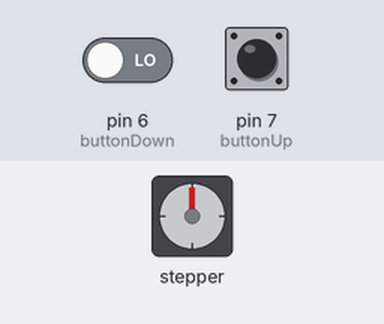
A sketch run on a simulated Arduino Uno, built with avr-gcc and run on an emulated ATmega328P. On the bench: stepper motor. The inputs (shaded band) are chosen by the test bench; at power-on: pin 7 (buttonUp) LOW, pin 6 (buttonDown) LOW. Stepper angles assume 4096 steps per turn; what the sketch prints to the serial monitor is not drawn.

Above: at 1.2 s.
1.3 s: pin 7 (buttonUp) pulled HIGH for 1 s
At 1.92 s:
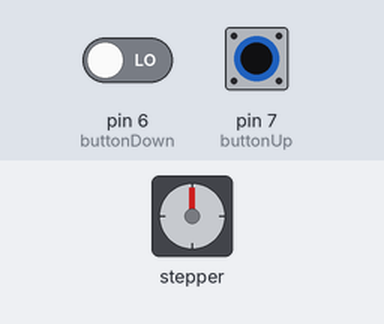
3.8 s: pin 6 (buttonDown) driven HIGH and pin 7 (buttonUp) driven HIGH
At 5.97 s:
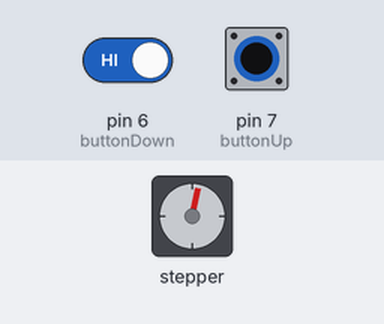
6.8 s: pin 7 (buttonUp) driven LOW
8.3 s: pin 7 (buttonUp) driven HIGH
At 10.22 s:
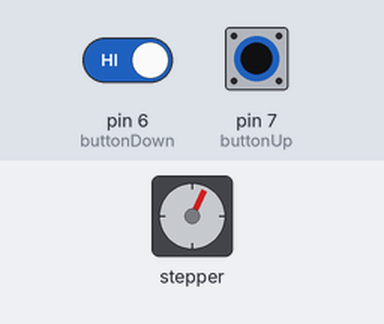
11.3 s: pin 7 (buttonUp) pulsed LOW 2 times (0.12 s each, 0.3 s apart)
Timing chart, 0 to 23.5 s (numbered marks = the images above; inputs shaded):
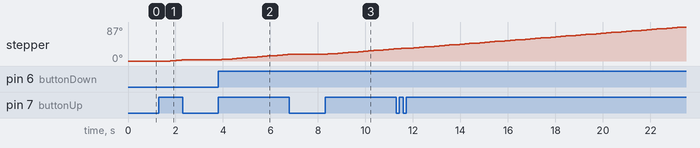

Measured:
- after the input at 3.8 s, stepper: keeps turning clockwise at about 5°/s, starting after 0.15 s
- after the input at 6.8 s, stepper: stops changing and stays 17°
- after the input at 8.3 s, stepper: keeps turning clockwise at about 5°/s, starting after 0.11 s

The sketch:

stepp_01.ino
```cpp
/*
  DSM_HFK_UNI
 STEPPER_13_06_2018
 VHR
 */
#include <AccelStepper.h>
#define HALFSTEP 8

#define motorPin1 2
#define motorPin2 3
#define motorPin3 4
#define motorPin4 5


const int buttonUp = 7;
const int buttonDown = 6;

int stateBUP = 0;
int stateBDOWN = 0;


// Initialize with pin sequence IN1-IN3-IN2-IN4 for using the AccelStepper with 28BYJ-48
AccelStepper stepper1(HALFSTEP, motorPin1, motorPin3, motorPin2, motorPin4);


void setup() {

    Serial.begin(9600);

  // Bsc function
  stepper1.setMaxSpeed(1000.0);
  stepper1.setAcceleration(100.0);
  stepper1.setSpeed(200);
  stepper1.moveTo(2000);// its a compleate round

  pinMode(buttonUp, INPUT);
  pinMode(buttonDown, INPUT);


}

void loop() {
     //put your main code here, to run repeatedly:

  stateBUP = digitalRead(buttonUp);
  stateBDOWN = digitalRead(buttonDown);


//  if (stepper1.distanceToGo() == 0) {
  //  stepper1.moveTo(-stepper1.currentPosition());
  //}
  //stepper1.run();

    if (stateBUP == HIGH){
      stepper1.run();
      Serial.println("buttonPressed");

  }

/*  if(stateBDOWN == HIGH){

    stepper1.setSpeed(-200);
    stepper1.run();

    }*/

Serial.println(stateBUP);


}
```
